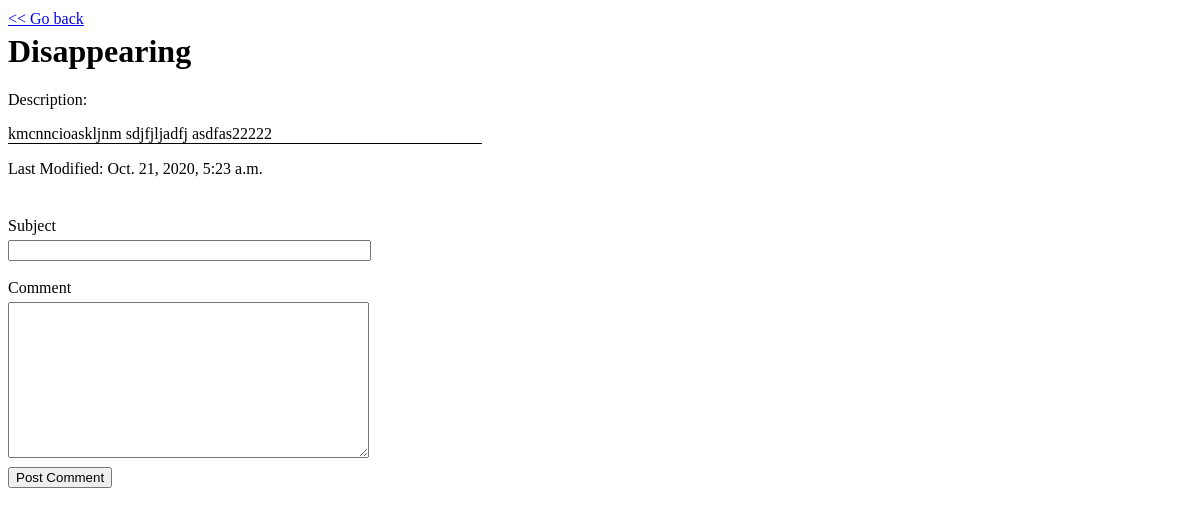
Page /courses/5/comments on the earlier database version.
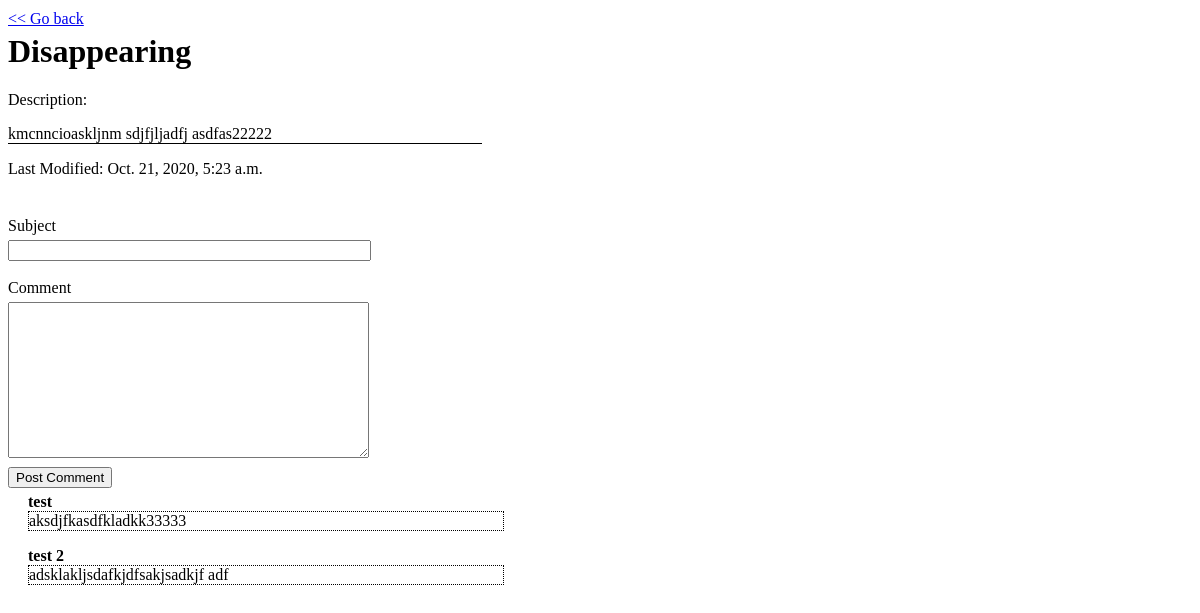
Same page on the later database version.
### courses_app/models.py (models this page shows)
class Comments(models.Model):
    topic = models.CharField(max_length=50)
    comment = models.TextField()
    created_at = models.DateTimeField(auto_now_add=True)
    modified_at = models.DateTimeField(auto_now=True)
    course = models.ForeignKey(Courses, related_name="comments", on_delete=models.CASCADE)

### courses_app/views.py (the view)
# urls.py: path('courses/<int:course_id>/comments', views.course_comments),
def course_comments(request, course_id):
    context = {
        'this_course': Courses.objects.get(description_id=course_id),
    }
    return render(request, 'comments.html', context)

### courses_app/templates/comments.html (shortened to what this page needs)
<!DOCTYPE html>
<html lang="en">
<head>
    {% load static %}
    <link rel="stylesheet" href="{% static 'css/style.css' %}">
</head>
<body>
    <a href="/"> << Go back</a>
    <h1>{{this_course.name}}</h1>
    <p>Description: </p>
    <p id="pbox">{{this_course.description.description}}</p>
    <p>Last Modified: {{this_course.modified_at}}</p>
    <br>
    <form action="comments/add" method="POST">
        <label >Subject</label><br>
        <input type="text" name="topic" id="comm"><br><br>
        <label>Comment</label><br>
        <textarea name="comment" id="comm" cols="30" rows="10"></textarea><br>
        <input id="button" type="submit" value="Post Comment">
    </form>
    {% for comment in this_course.comments.all %}
        <h4 id="comm_topic">{{comment.topic}}</h4>
        <p id="comm_body">{{comment.comment}}</p>
    {% endfor %}
</body>
</html>

Differences in the rows shown:
added Comments: topic "test", comment "aksdjfkasdfkladkk33333"
added Comments: topic "test 2", comment "adsklakljsdafkjdfsakjsadkjf adf"
